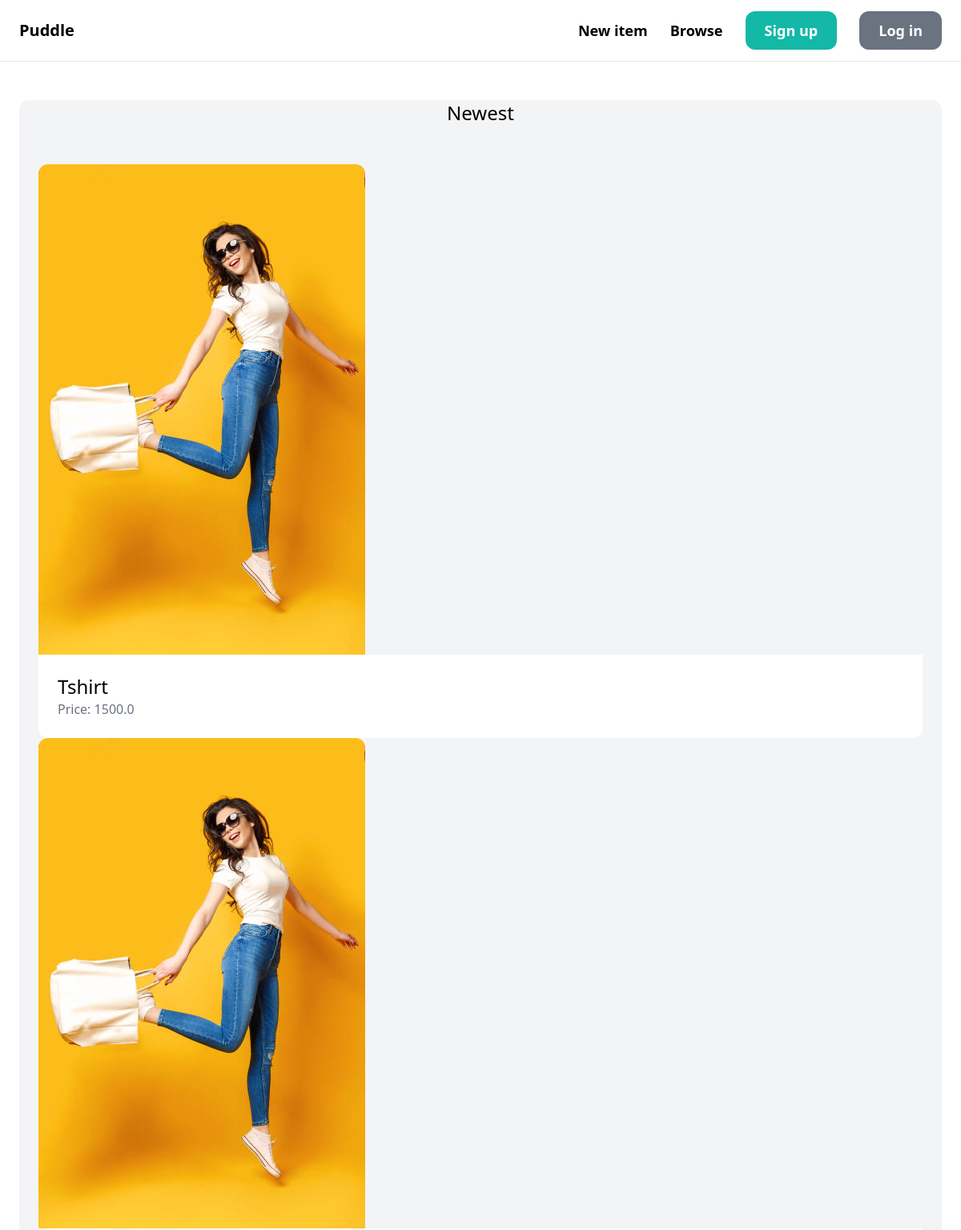
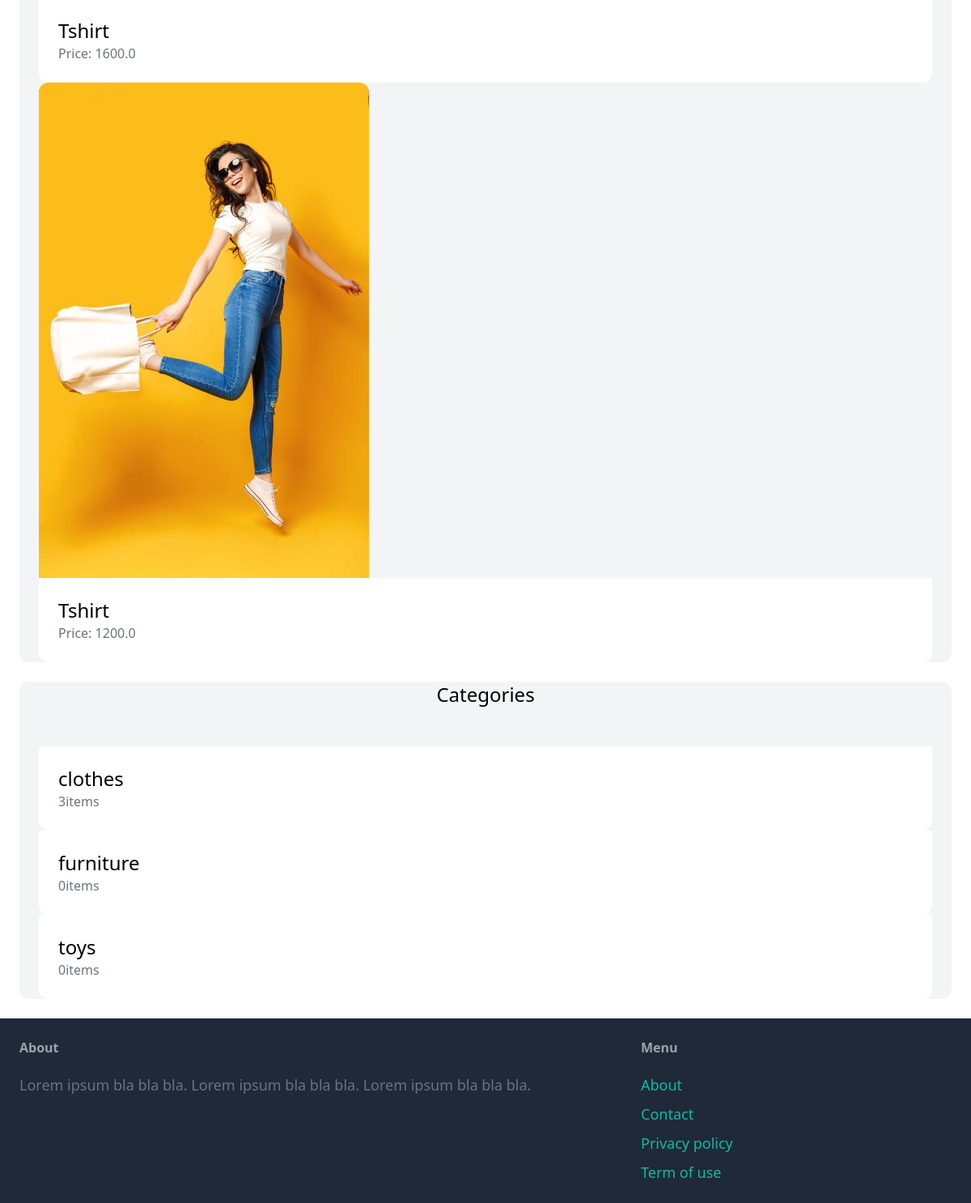
The page / on the database its author committed (2 pictures, top to bottom).
### item/models.py (models this page shows, shortened)
class Item(models.Model):
    category = models.ForeignKey(Category, related_name='items', on_delete=models.CASCADE)
    name = models.CharField(max_length=255)
    description = models.TextField(blank=True, null=True)
    price = models.FloatField()
    image= models.ImageField(upload_to='item_images', blank=True, null=True)
    is_sold = models.BooleanField(default=False)
    created_by = models.ForeignKey(User, related_name='items', on_delete=models.CASCADE)
    created_at = models.DateTimeField(auto_now_add=True)

class Category (models.Model):
    name = models.CharField(max_length=255)
    class Meta:
        ordering = ('name',)
        verbose_name_plural ='Categories'

### porto/views.py (the view)
# urls.py: path('', index, name='index'),
def index(request):
    items = Item.objects.filter(is_sold=False)[:6]
    categories = Category.objects.all()
    return render(request, 'porto/index.html', {
        'categories':categories,
        'items':items,
    })

### porto/templates/porto/index.html
{% extends 'porto/base.html' %}
{% block content %}
<div class="mt-6 px-6 py12 bg-gray-100 rounded-xl">
    <h2 class = "mb-12 text-2xl text-center">Newest</h2>
    <div calss ="grid grid-cols-3 gap-3">
        {% for item in items %}
        <div>
            <a href="{% url 'item:detail' item.id %}">
                <div>
                    <img src="{{ item.image.url }}" class="rounded-t-xl">
                </div>
                <div class="p-6 bg-white rounded-b-xl">
                    <h2 class="text-2xl">{{ item.name }}
                    </h2>
                    <p class="text-gray-500">Price: {{ item.price }}</p>
                </div>
            </a>
        </div>
        {% endfor %}
    </div>
</div>
<div class="mt-6 px-6 py12 bg-gray-100 rounded-xl">
    <h2 class = "mb-12 text-2xl text-center">Categories</h2>
    <div calss ="grid grid-cols-3 gap-3">
        {% for category in categories %}
        <div>
            <a href="#">
                <div class="p-6 bg-white rounded-b-xl">
                    <h2 class="text-2xl">{{ category.name }}
                    </h2>
                    <p class="text-gray-500">{{ category.items.count }}items</p>
                </div>
            </a>
        </div>
        {% endfor %}
    </div>
</div>
{% endblock %}

### porto/templates/porto/base.html (shortened to what this page needs)
<!doctype html>
<html>
    <head>
        <script src="https://cdn.tailwindcss.com"></script>
    </head>
    <body>
        <nav class="py-6 px-6 flex justify-between items-center border-b border-gray-200">
            <a href="/" class="text-xl font-semibold">Puddle</a>
            <div class="space-x-6">
                <a href="{% url 'item:new' %}" class="text-lg font-semibold hover:text-gray-500">New item</a>
                <a href="#" class="text-lg font-semibold hover:text-gray-500">Browse</a>
                {% if request.user.is_authenticated %}
                <a href="{% url 'conversation:inbox' %}" class="px-6 py-3 text-lg font-semibold bg-teal-500 text-white rounded-xl hover:bg-teal-700">Inbox</a>
                {% else %}
                    <a href="{% url 'porto:signup' %}" class="px-6 py-3 text-lg font-semibold bg-teal-500 text-white rounded-xl hover:bg-teal-700">Sign up</a>
                    <a href="{% url 'porto:login' %}" class="px-6 py-3 text-lg font-semibold bg-gray-500 text-white rounded-xl hover:bg-gray-700">Log in</a>
                {% endif %}
            </div>
        </nav>
        <div class="px-6 py-6">
            {% block content %}
            {% endblock %}
        </div>
        <footer class="py-6 px-6 flex justify-between bg-gray-800">
            <div class="w-2/3 pr-10">
                <h3 class="mb-5 font-semibold text-gray-400">About</h3>
                <p class="text-lg text-gray-500">Lorem ipsum bla bla bla. Lorem ipsum bla bla bla. Lorem ipsum bla bla bla.</p>
            </div>
            <div class="w-1/3">
                <h3 class="mb-5 font-semibold text-gray-400">Menu</h3>
                <ul class="space-y-2">
                    <li><a href="#" class="text-lg text-teal-500 hover:text-teal-700">About</a></li>
                    <li><a href="{% url 'contact'  %}" class="text-lg text-teal-500 hover:text-teal-700">Contact</a></li>
                    <li><a href="#" class="text-lg text-teal-500 hover:text-teal-700">Privacy policy</a></li>
                    <li><a href="#" class="text-lg text-teal-500 hover:text-teal-700">Term of use</a></li>
                </ul>
            </div>
        </footer>
    </body>
</html>

### rows shown on the page
Item: image (picture), name "Tshirt", price "1500.0"
Item: image (picture), name "Tshirt", price "1600.0"
Item: image (picture), name "Tshirt", price "1200.0"
Category: name "clothes", items.count "3"
Category: name "furniture", items.count "0"
Category: name "toys", items.count "0"
